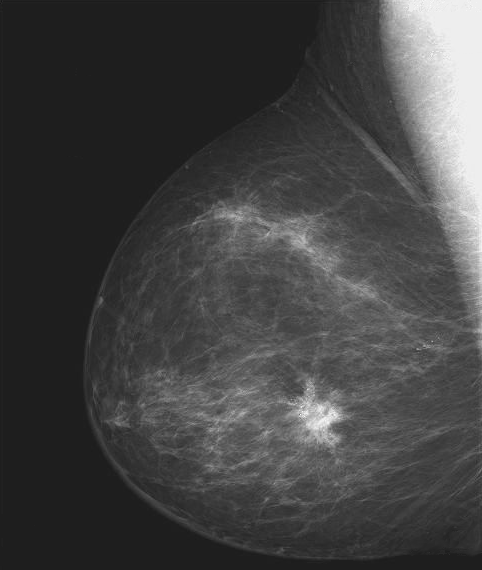
%> input picture 2017sp-stu/数字图像处理/chap3-homework/breast.tif, 482 x 570 px
$ octave chap3.m   (GNU Octave 9; MATLAB toolbox functions it lacks are replaced by stand-ins)
%> lines starting %> are read from the running program, lines starting %| are printed output that depends on the picture
clear all ; close all;
%% question1
% 1)	将图片的阴暗反转（即得到原图的负片图像）
I1 = imread('breast.tif');  %读取图像
%> I1 is the input picture: size 570x482 uint8; min 21, max 255, mean 66.7
figure(1);imshow(I1); title('Original Image') %显示原图像
I1_turn = imadjust(I1,[0 1],[1 0]); %阴暗翻转
figure(2); imshow(I1_turn);title('Reversal Image') %显示翻转图像
% 2)	将0.5 到0.75之间的灰度级扩展到范围[0 1].
I1_expand = imadjust(I1,[0.5,0.75],[0,1]);
figure(3), imshow(I1_expand);title('linear expand image')
% 3)	使用gamma=2来增强图像
I1_improve = imadjust(I1,[0.5,0.75],[0,1],2);
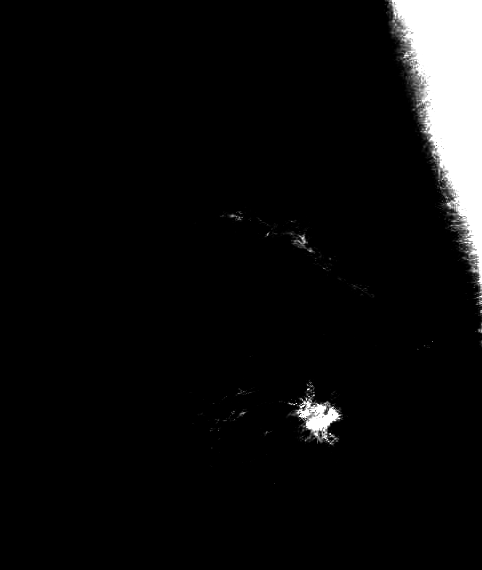
%> I1_improve: size 570x482 uint8; min 0, max 255, mean 13.9
figure(4); imshow(I1_improve); title('nonlinear expand image')

%% question 2
% 2.	对一个取值范围为0至1.5*106的傅里叶频谱（spectrum.tif）进行对数变换
I2=imread('spectrum.tif');
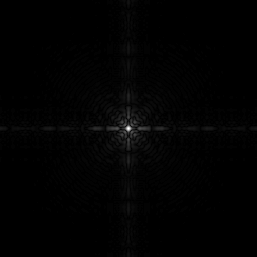
%> input picture 2017sp-stu/数字图像处理/chap3-homework/spectrum.tif, 257 x 257 px
%> I2 is the input picture: size 257x257 uint8; min 0, max 255, mean 2.1
r1=log(1+double(I2));        %对数变换
r2=mat2gray(r1);
r=im2uint8(r2);
figure,imshow(I2)
figure,imshow(r)

%% question 3 3.	对花粉图像（pollen.tif）进行如下操作
I3=imread('pollen.tif');
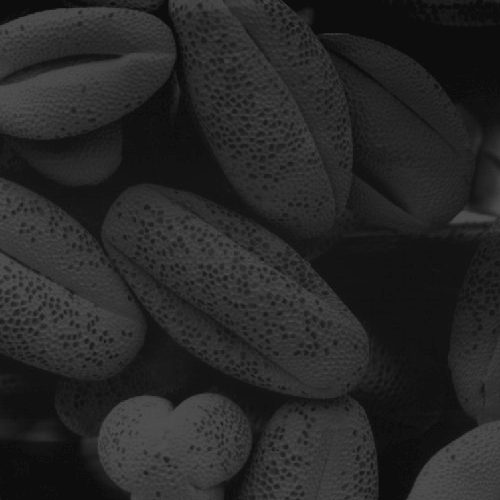
%> input picture 2017sp-stu/数字图像处理/chap3-homework/pollen.tif, 500 x 500 px
%> I3 is the input picture: size 500x500 uint8; min 13, max 83, mean 38.7
r=histeq(I3,256);                                 %直方图均衡
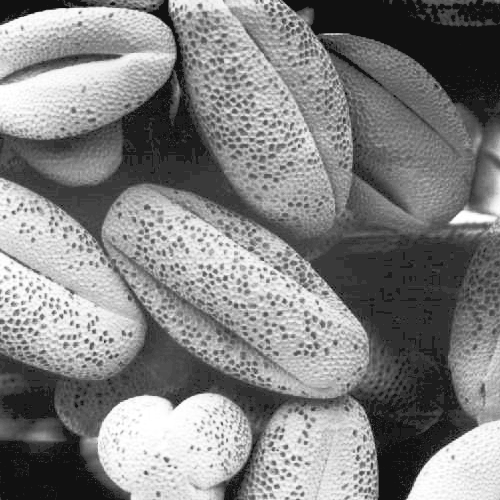
%> r: size 500x500 uint8; min 17, max 255, mean 130.3
figure,subplot(2,2,1),imshow(I3),title('原图')
subplot(2,2,2),imshow(r),title('均衡后图')
subplot(2,2,3),imhist(I3),title('原图直方图')
subplot(2,2,4),imhist(r),title('均衡后直方图')
%> after `title('均衡后直方图')`:
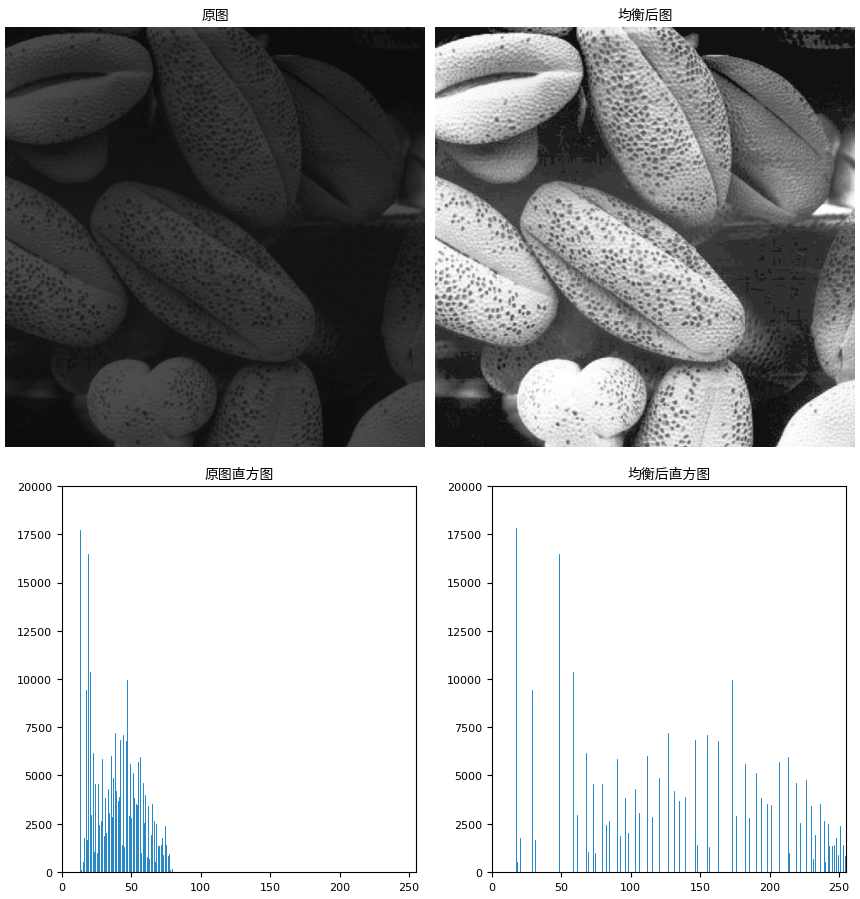
%> figure redrawn from the program's plot data, 4 panels

%% question4 4.	学会使用函数medfilt2进行中值滤波
I4  = imread('board.tif');
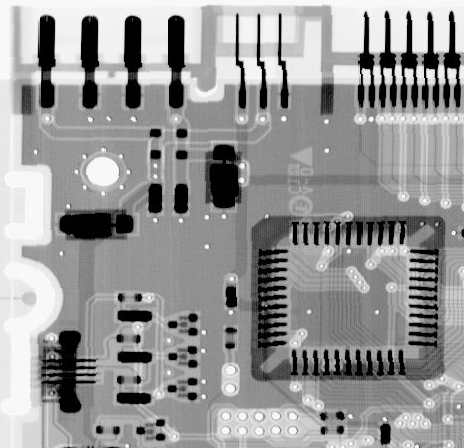
%> input picture 2017sp-stu/数字图像处理/chap3-homework/board.tif, 464 x 448 px
%> I4 is the input picture: size 448x464 uint8; min 0, max 255, mean 150.8
fn = imnoise(I4,'salt & pepper',0.2);                %对读入图片加椒盐噪声
figure,imshow(fn);title('被椒盐噪声污染的图像');
gm=medfilt2(fn);                                    %对噪声图片中值滤波
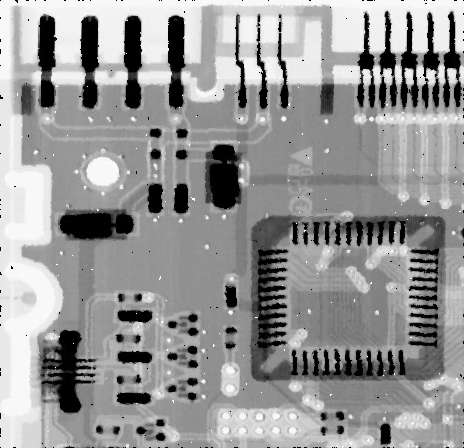
%> gm: size 448x464 uint8; min 0, max 255, mean 150.5
figure,imshow(gm);title('中值滤波后的图片');
gms=medfilt2(fn,'symmetric');
